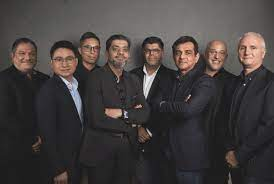
#> input picture group.jpeg, 274 x 184 px, found by its file name
$ python face_det.py
#> lines starting #> are read from the running program, lines starting #| are printed output that depends on the picture; after the words box and inside, x2 and y2 are one past the last pixel; in counts of white or black regions, pixels touching at a corner belong together
import cv2 as cv

img = cv.imread('D:\Program Files\GITHUB\Open-CV.repo\group.jpeg')
#> img is the input picture: shape (184, 274, 3); mean B, G, R 62.3, 63, 68.4
# cv.imshow('batman',img)

gray =cv.cvtColor(img,cv.COLOR_BGR2GRAY)
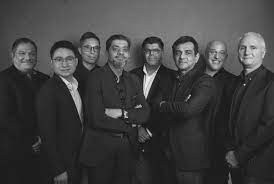
#> gray: shape (184, 274); min 2, max 242, mean 64.5
# cv.imshow('gary',gray)
haar_cascade =cv.CascadeClassifier('haar_face.xml')
faces_rect = haar_cascade.detectMultiScale(gray,1.1, 4)
#> faces_rect = [[78, 38, 28, 28], [234, 36, 30, 30], [106, 39, 28, 28], [140, 41, 25, 25], [170, 43, 26, 26], [204, 42, 26, 26], [12, 43, 27, 27], [49, 47, 30, 30]]

print(f'no of faces found ={len(faces_rect)}')
#| no of faces found =8

for (x,y,w,h) in faces_rect:
     cv.rectangle(img,(x,y),(x+w,y+h),(0,255,0),thickness=2)
#> this loop made 8 passes
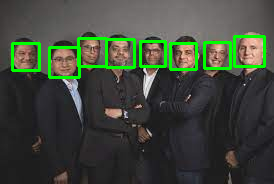
#> img: shape (184, 274, 3); 4.9% of pixels changed, all inside (x1, y1, x2, y2) = (11, 35, 266, 79)
cv.imshow('Detfaces',img)
cv.waitKey(0)
